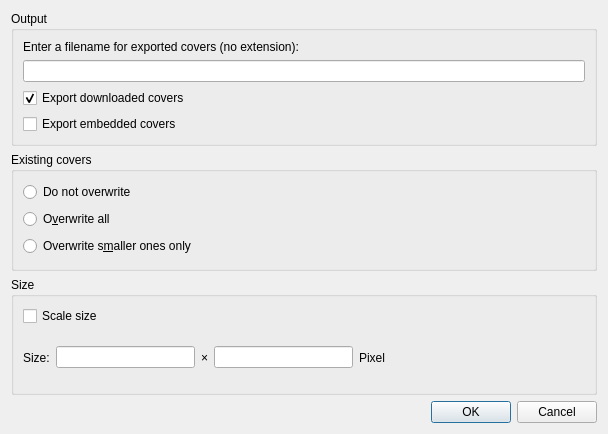
<?xml version="1.0" encoding="UTF-8"?>
<ui version="4.0">
 <class>AlbumCoverExport</class>
 <widget class="QDialog" name="AlbumCoverExport">
  <property name="geometry">
   <rect>
    <x>0</x>
    <y>0</y>
    <width>608</width>
    <height>434</height>
   </rect>
  </property>
  <property name="sizePolicy">
   <sizepolicy hsizetype="Fixed" vsizetype="Fixed">
    <horstretch>0</horstretch>
    <verstretch>0</verstretch>
   </sizepolicy>
  </property>
  <property name="windowTitle">
   <string>Export covers</string>
  </property>
  <property name="windowIcon">
   <iconset resource="../../data/icons.qrc">
    <normaloff>:/icons/64x64/com.goshapps.Orange.png</normaloff>:/icons/64x64/com.goshapps.Orange.png</iconset>
  </property>
  <layout class="QVBoxLayout" name="verticalLayout">
   <item>
    <widget class="QGroupBox" name="groupBox">
     <property name="title">
      <string>Output</string>
     </property>
     <layout class="QVBoxLayout" name="verticalLayout_2">
      <item>
       <widget class="QLabel" name="label">
        <property name="text">
         <string>Enter a filename for exported covers (no extension):</string>
        </property>
       </widget>
      </item>
      <item>
       <widget class="QLineEdit" name="fileName"/>
      </item>
      <item>
       <widget class="QCheckBox" name="export_downloaded">
        <property name="text">
         <string>Export downloaded covers</string>
        </property>
        <property name="checked">
         <bool>true</bool>
        </property>
       </widget>
      </item>
      <item>
       <widget class="QCheckBox" name="export_embedded">
        <property name="text">
         <string>Export embedded covers</string>
        </property>
        <property name="checked">
         <bool>false</bool>
        </property>
       </widget>
      </item>
     </layout>
    </widget>
   </item>
   <item>
    <widget class="QGroupBox" name="groupBox_2">
     <property name="title">
      <string>Existing covers</string>
     </property>
     <layout class="QVBoxLayout" name="verticalLayout_3">
      <item>
       <widget class="QRadioButton" name="doNotOverwrite">
        <property name="text">
         <string>Do not overwrite</string>
        </property>
       </widget>
      </item>
      <item>
       <widget class="QRadioButton" name="overwriteAll">
        <property name="text">
         <string>O&amp;verwrite all</string>
        </property>
       </widget>
      </item>
      <item>
       <widget class="QRadioButton" name="overwriteSmaller">
        <property name="text">
         <string>Overwrite s&amp;maller ones only</string>
        </property>
       </widget>
      </item>
     </layout>
    </widget>
   </item>
   <item>
    <widget class="QGroupBox" name="groupBox_3">
     <property name="title">
      <string>Size</string>
     </property>
     <layout class="QVBoxLayout" name="verticalLayout_4">
      <item>
       <widget class="QCheckBox" name="forceSize">
        <property name="font">
         <font>
          <weight>50</weight>
          <bold>false</bold>
         </font>
        </property>
        <property name="text">
         <string>Scale size</string>
        </property>
       </widget>
      </item>
      <item>
       <layout class="QHBoxLayout" name="horizontalLayout">
        <item>
         <widget class="QLabel" name="label_4">
          <property name="text">
           <string>Size:</string>
          </property>
         </widget>
        </item>
        <item>
         <widget class="QLineEdit" name="width">
          <property name="sizePolicy">
           <sizepolicy hsizetype="Expanding" vsizetype="Fixed">
            <horstretch>0</horstretch>
            <verstretch>0</verstretch>
           </sizepolicy>
          </property>
          <property name="inputMethodHints">
           <set>Qt::ImhDigitsOnly</set>
          </property>
          <property name="inputMask">
           <string notr="true"/>
          </property>
          <property name="maxLength">
           <number>4</number>
          </property>
         </widget>
        </item>
        <item>
         <widget class="QLabel" name="label_2">
          <property name="text">
           <string notr="true">×</string>
          </property>
         </widget>
        </item>
        <item>
         <widget class="QLineEdit" name="height">
          <property name="inputMethodHints">
           <set>Qt::ImhDigitsOnly</set>
          </property>
          <property name="inputMask">
           <string notr="true"/>
          </property>
          <property name="maxLength">
           <number>4</number>
          </property>
         </widget>
        </item>
        <item>
         <widget class="QLabel" name="label_3">
          <property name="text">
           <string>Pixel</string>
          </property>
         </widget>
        </item>
        <item>
         <spacer name="horizontalSpacer_3">
          <property name="orientation">
           <enum>Qt::Horizontal</enum>
          </property>
          <property name="sizeType">
           <enum>QSizePolicy::Preferred</enum>
          </property>
          <property name="sizeHint" stdset="0">
           <size>
            <width>200</width>
            <height>20</height>
           </size>
          </property>
         </spacer>
        </item>
       </layout>
      </item>
     </layout>
    </widget>
   </item>
   <item>
    <widget class="QDialogButtonBox" name="buttonBox">
     <property name="orientation">
      <enum>Qt::Horizontal</enum>
     </property>
     <property name="standardButtons">
      <set>QDialogButtonBox::Cancel|QDialogButtonBox::Ok</set>
     </property>
    </widget>
   </item>
  </layout>
 </widget>
 <resources>
  <include location="../../data/data.qrc"/>
  <include location="../../data/icons.qrc"/>
 </resources>
 <connections>
  <connection>
   <sender>buttonBox</sender>
   <signal>accepted()</signal>
   <receiver>AlbumCoverExport</receiver>
   <slot>accept()</slot>
   <hints>
    <hint type="sourcelabel">
     <x>248</x>
     <y>254</y>
    </hint>
    <hint type="destinationlabel">
     <x>157</x>
     <y>274</y>
    </hint>
   </hints>
  </connection>
  <connection>
   <sender>buttonBox</sender>
   <signal>rejected()</signal>
   <receiver>AlbumCoverExport</receiver>
   <slot>reject()</slot>
   <hints>
    <hint type="sourcelabel">
     <x>316</x>
     <y>260</y>
    </hint>
    <hint type="destinationlabel">
     <x>286</x>
     <y>274</y>
    </hint>
   </hints>
  </connection>
 </connections>
</ui>
